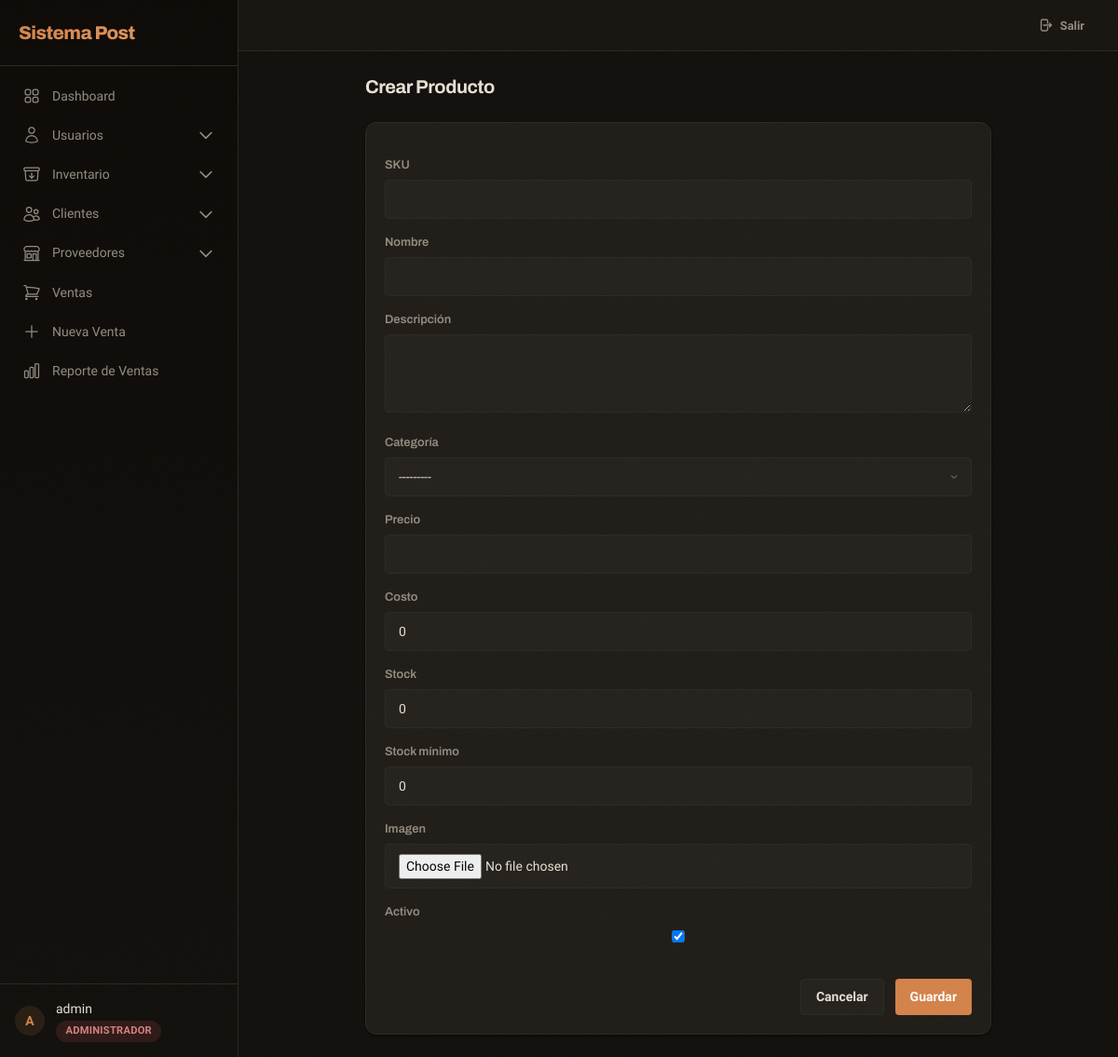
Screenshot of /inventory/products/create/ (signed in) with the database file from the repository.
### apps/accounts/models.py (models this page shows, shortened)
class User(AbstractUser):
    class Role(models.TextChoices):
        ADMIN = 'admin', 'Administrador'
        SUPERVISOR = 'supervisor', 'Supervisor'
        USER = 'user', 'Usuario'
    role = models.CharField(
        max_length=20,
        choices=Role.choices,
        default=Role.USER,
        verbose_name='Rol'
    )
    phone = models.CharField(max_length=20, blank=True, verbose_name='Teléfono')
    class Meta:
        verbose_name = 'Usuario'
        verbose_name_plural = 'Usuarios'
    def is_admin(self):
        return self.role == self.Role.ADMIN or self.is_superuser

### apps/inventory/views.py (the view)
# urls.py: path('products/create/', views.product_create, name='product_create'),
@login_required
@role_required(allowed_roles=['admin', 'supervisor'])
def product_create(request):
    if request.method == 'POST':
        form = ProductForm(request.POST, request.FILES)
        if form.is_valid():
            form.save()
            messages.success(request, 'Producto creado correctamente.')
            return redirect('inventory:product_list')
    else:
        form = ProductForm()
    return render(request, 'inventory/product_form.html', {'form': form, 'title': 'Crear Producto'})

### apps/inventory/forms.py
class ProductForm(forms.ModelForm):
    class Meta:
        model = Product
        fields = ['sku', 'name', 'description', 'category', 'price', 'cost', 'stock', 'min_stock', 'image', 'is_active']
    def __init__(self, *args, **kwargs):
        super().__init__(*args, **kwargs)
        for field in self.fields.values():
            field.widget.attrs.update({'class': 'form-input'})
        self.fields['description'].widget.attrs.update({'rows': 3})

### apps/inventory/models.py (called while the page is built)
    def __str__(self):
        return self.name

### templates/inventory/product_form.html (shortened to what this page needs)
{% extends 'layouts/base.html' %}
{% block content %}
<div class="max-w-2xl mx-auto animate-fade-in-up">
    <h1 class="text-xl font-[var(--font-heading)] font-bold mb-6">{{ title }}</h1>
    <div class="card">
        <div class="card-body">
            <form method="post" enctype="multipart/form-data" class="space-y-4">
                {% for field in form %}
                <div>
                    <label>{{ field.label }}</label>
                    {{ field }}
                </div>
                {% endfor %}
                <div class="flex justify-end gap-3 pt-4">
                    <a href="{% url 'inventory:product_list' %}" class="btn btn-secondary">Cancelar</a>
                    <button type="submit" class="btn btn-primary">Guardar</button>
                </div>
            </form>
        </div>
    </div>
</div>
{% endblock %}

### templates/layouts/base.html (shortened to what this page needs)
<!DOCTYPE html>
<html lang="es">
<head>
    <script src="https://cdn.tailwindcss.com"></script>
    <link rel="stylesheet" href="/static/css/app.css">
</head>
<body>
    <div x-data="{ sidebarOpen: false }" class="flex h-screen overflow-hidden">
        {% if user.is_authenticated %}
        <div :class="{'translate-x-0': sidebarOpen, '-translate-x-full': !sidebarOpen}" class="sidebar fixed inset-y-0 left-0 z-30 w-64 transition-transform duration-300 ease-in-out lg:translate-x-0 lg:static lg:inset-auto lg:z-auto overflow-y-auto flex flex-col">
            <div class="flex items-center justify-between p-5 border-b border-[var(--border-color)]">
                <span class="sidebar-brand">Sistema Post</span>
            </div>
            <nav class="mt-3 px-3 space-y-0.5 flex-1 overflow-y-auto">
                <a href="{% url 'core:dashboard' %}" class="sidebar-link {% if request.resolver_match.url_name == 'dashboard' %}active{% endif %}">
                    Dashboard
                </a>
                {% if user.is_admin %}
                <div x-data="{ open: false }" class="space-y-0.5">
                    <button @click="open = !open" class="sidebar-link w-full text-left">
                        <svg viewBox="0 0 24 24" fill="none" stroke="currentColor" stroke-width="1.5"><path stroke-linecap="round" stroke-linejoin="round" d="M15.75 6a3.75 3.75 0 11-7.5 0 3.75 3.75 0 017.5 0zM4.501 20.118a7.5 7.5 0 0114.998 0A17.933 17.933 0 0112 21.75c-2.676 0-5.216-.584-7.499-1.632z"/></svg>
                        Usuarios
                        <svg :class="{'rotate-180': open}" class="w-3.5 h-3.5 ml-auto transition-transform" fill="none" stroke="currentColor" viewBox="0 0 24 24"><path stroke-linecap="round" stroke-linejoin="round" stroke-width="2" d="M19 9l-7 7-7-7"></path></svg>
                    </button>
                </div>
                {% endif %}
                <div x-data="{ open: false }" class="space-y-0.5">
                    <button @click="open = !open" class="sidebar-link w-full text-left">
                        Inventario
                        <svg :class="{'rotate-180': open}" class="w-3.5 h-3.5 ml-auto transition-transform" fill="none" stroke="currentColor" viewBox="0 0 24 24"><path stroke-linecap="round" stroke-linejoin="round" stroke-width="2" d="M19 9l-7 7-7-7"></path></svg>
                    </button>
                </div>
                <div x-data="{ open: false }" class="space-y-0.5">
                    <button @click="open = !open" class="sidebar-link w-full text-left">
                        Clientes
                        <svg :class="{'rotate-180': open}" class="w-3.5 h-3.5 ml-auto transition-transform" fill="none" stroke="currentColor" viewBox="0 0 24 24"><path stroke-linecap="round" stroke-linejoin="round" stroke-width="2" d="M19 9l-7 7-7-7"></path></svg>
                    </button>
                </div>
                <div x-data="{ open: false }" class="space-y-0.5">
                    <button @click="open = !open" class="sidebar-link w-full text-left">
                        Proveedores
                        <svg :class="{'rotate-180': open}" class="w-3.5 h-3.5 ml-auto transition-transform" fill="none" stroke="currentColor" viewBox="0 0 24 24"><path stroke-linecap="round" stroke-linejoin="round" stroke-width="2" d="M19 9l-7 7-7-7"></path></svg>
                    </button>
                </div>
                <a href="{% url 'sales:sale_list' %}" class="sidebar-link {% if 'sales' in request.resolver_match.view_name and 'sale_list' in request.resolver_match.url_name %}active{% endif %}">
                    Ventas
                </a>
                <a href="{% url 'sales:sale_new' %}" class="sidebar-link">
                    <svg viewBox="0 0 24 24" fill="none" stroke="currentColor" stroke-width="1.5"><path stroke-linecap="round" stroke-linejoin="round" d="M12 4.5v15m7.5-7.5h-15"/></svg>
                    Nueva Venta
                </a>
                <a href="{% url 'reports:view' %}" class="sidebar-link">
                    Reporte de Ventas
                </a>
            </nav>
            <div class="p-4 border-t border-[var(--border-color)]">
                <div class="flex items-center gap-3">
                    <div class="w-8 h-8 rounded-full bg-[var(--accent-light)] flex items-center justify-center text-[var(--accent)] font-bold text-sm font-[var(--font-heading)]">
                        {{ user.get_full_name|default:user.username|first|upper }}
                    </div>
                    <div class="flex-1 min-w-0">
                        <p class="text-sm font-medium text-[var(--text-primary)] truncate">{{ user.get_full_name|default:user.username }}</p>
                        <span class="badge
                            {% if user.role == 'admin' %}badge-red role-admin
                            {% elif user.role == 'supervisor' %}badge-amber
                            {% else %}badge-blue{% endif %}">
                            {{ user.get_role_display }}
                        </span>
                    </div>
                </div>
            </div>
        </div>
        {% endif %}
        <div class="flex-1 flex flex-col overflow-hidden">
            {% if user.is_authenticated %}
            <header class="header no-print px-4 lg:px-6 py-3 flex items-center justify-between lg:justify-end">
                <a href="{% url 'accounts:logout' %}" class="btn btn-ghost btn-sm">
                    <svg class="w-4 h-4" fill="none" stroke="currentColor" viewBox="0 0 24 24"><path stroke-linecap="round" stroke-linejoin="round" stroke-width="2" d="M15.75 9V5.25A2.25 2.25 0 0013.5 3h-6a2.25 2.25 0 00-2.25 2.25v13.5A2.25 2.25 0 007.5 21h6a2.25 2.25 0 002.25-2.25V15m3 0l3-3m0 0l-3-3m3 3H9"/></svg>
                    Salir
                </a>
            </header>
            {% endif %}
            <main class="flex-1 overflow-y-auto {% if user.is_authenticated %}p-4 md:p-6{% else %}flex items-center justify-center{% endif %}">
                <div class="max-w-7xl mx-auto">
                    {% block content %}{% endblock %}
                </div>
            </main>
        </div>
    </div>
</body>
</html>

### static/css/app.css (style rules this page uses)
:root { --bg-deep: #0d0a07; --bg-primary: #12100d; --bg-secondary: #1a1713; --bg-surface: #201d18; --bg-surface-hover: #28241f; --bg-elevated: #25221d; --border-color: #2d2923; --border-light: #3d3831; --text-primary: #e8e0d4; --text-secondary: #948c80; --text-muted: #6b655b; --accent: #d4834a; --accent-hover: #c4743e; --accent-light: rgba(212, 131, 74, 0.12); --accent-glow: rgba(212, 131, 74, 0.25); --warning: #d4a148; --warning-light: rgba(212, 161, 72, 0.12); --danger: #d45050; --danger-light: rgba(212, 80, 80, 0.12); --info: #5898d4; --info-light: rgba(88, 152, 212, 0.12); --purple: #a078d4; --purple-light: rgba(160, 120, 212, 0.12); --orange: #d48a48; --orange-light: rgba(212, 138, 72, 0.12); --radius-sm: 4px; --radius-md: 8px; --radius-lg: 12px; --radius-xl: 16px; --shadow-card: 0 1px 3px rgba(0,0,0,0.4), 0 1px 2px rgba(0,0,0,0.3); --shadow-elevated: 0 4px 12px rgba(0,0,0,0.5), 0 8px 24px rgba(0,0,0,0.3); --shadow-glow: 0 0 16px rgba(212, 131, 74, 0.15); --font-body: 'Sora', system-ui, sans-serif; --font-heading: 'Archivo', system-ui, sans-serif; --font-mono: 'DM Mono', monospace; --transition: 200ms cubic-bezier(0.4, 0, 0.2, 1); }
body::before { content: ''; position: fixed; inset: 0; z-index: 9999; pointer-events: none; opacity: 0.03; background-repeat: repeat; background-size: 256px 256px; }
* { box-sizing: border-box; }
html { scroll-behavior: smooth; }
body { font-family: var(--font-body); background: var(--bg-primary); color: var(--text-primary); -webkit-font-smoothing: antialiased; -moz-osx-font-smoothing: grayscale; }
h1, h2, h3, h4, h5, h6 { font-family: var(--font-heading); font-weight: 700; letter-spacing: -0.02em; }
.sidebar { background: linear-gradient(180deg, #0d0a07 0%, #12100d 100%); border-right: 1px solid var(--border-color); }
.sidebar-brand { font-family: var(--font-heading); font-weight: 800; font-size: 1.25rem; letter-spacing: -0.03em; background: linear-gradient(135deg, #d4834a, #e0955c); -webkit-background-clip: text; -webkit-text-fill-color: transparent; background-clip: text; }
.sidebar-link { display: flex; align-items: center; gap: 0.75rem; padding: 0.6rem 0.75rem; border-radius: var(--radius-sm); color: var(--text-secondary); font-size: 0.875rem; font-weight: 500; transition: all var(--transition); text-decoration: none; }
.sidebar-link svg { width: 1.25rem; height: 1.25rem; flex-shrink: 0; }
.header { background: rgba(26, 23, 19, 0.85); backdrop-filter: blur(12px); -webkit-backdrop-filter: blur(12px); border-bottom: 1px solid var(--border-color); }
.card { background: var(--bg-surface); border: 1px solid var(--border-color); border-radius: var(--radius-lg); box-shadow: var(--shadow-card); transition: all var(--transition); }
.card-body { padding: 1.25rem; }
.btn { display: inline-flex; align-items: center; gap: 0.5rem; padding: 0.5rem 1rem; border-radius: var(--radius-sm); font-size: 0.875rem; font-weight: 600; transition: all var(--transition); cursor: pointer; border: none; text-decoration: none; font-family: var(--font-body); }
.btn-primary { background: var(--accent); color: #fff; }
.btn-secondary { background: var(--bg-elevated); color: var(--text-primary); border: 1px solid var(--border-color); }
.btn-ghost { background: transparent; color: var(--text-secondary); }
.btn-sm { padding: 0.35rem 0.75rem; font-size: 0.8rem; }
.form-input { width: 100%; padding: 0.6rem 0.875rem; background: var(--bg-elevated); border: 1px solid var(--border-color); border-radius: var(--radius-sm); color: var(--text-primary); font-size: 0.875rem; font-family: var(--font-body); transition: all var(--transition); outline: none; }
.form-input::placeholder { color: var(--text-muted); }
select.form-input { appearance: none; background-repeat: no-repeat; background-position: right 0.75rem center; padding-right: 2rem; }
textarea.form-input { resize: vertical; min-height: 80px; }
label { display: block; font-size: 0.8rem; font-weight: 600; color: var(--text-secondary); margin-bottom: 0.35rem; font-family: var(--font-heading); }
.badge { display: inline-flex; align-items: center; padding: 0.2rem 0.65rem; border-radius: 9999px; font-size: 0.7rem; font-weight: 600; letter-spacing: 0.02em; text-transform: uppercase; }
.badge-red { background: var(--danger-light); color: var(--danger); }
.role-admin { background: rgba(212, 80, 80, 0.15); color: #d48080; }
.animate-fade-in-up { animation: fadeInUp 0.4s ease-out both; }

### rows the page displays
User: get_full_name|first "A", get_full_name "admin", role "ADMINISTRADOR"

### other values shown
{{ title }} "Crear Producto"
{{ field.label }} "SKU" "Nombre" "Descripción" "Categoría" "Precio" "Costo" "Stock" "Stock mínimo" "Imagen" "Activo"
